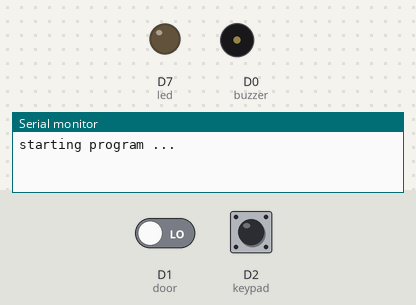
This sketch was run on a simulated Particle Photon. Parts: output pins drawn as LEDs (lit = HIGH), buzzer (waves = sounding, pin HIGH), the last lines printed to the serial monitor. Inputs (shaded band) come from the test bench; at power-on: D2 (keypad) LOW, D1 (door) LOW.

Above: at 1.2 s.
1.3 s: D2 (keypad) pulled HIGH for 0.15 s
2.9 s: D2 (keypad) pulsed HIGH 5 times (0.12 s each, 0.3 s apart)
5.9 s: D1 (door) driven HIGH
At 7.3 s:
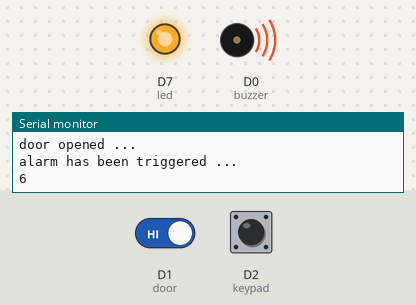
8.9 s: D2 (keypad) pulsed HIGH 2 times (0.12 s each, 0.3 s apart)
Timing chart, 0 to 11.9 s (numbered marks = the images above; inputs shaded):
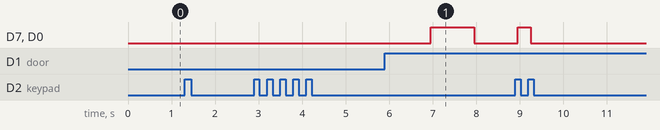

The sketch:

Firmware_v1.ino
```cpp
/*
 * Project Firmware_v1
 * Description:
 * Author:
 * Date:
 */

//How long to check for whether the button is debounced
const int DEBOUNCE_WAIT = 50;
//How often to check the button status
const int POLL_TIME = 10;
//Time to pulse before alarm sounds
const int ALARM_POLL_TIME = 1000;
//Time before alarm sounds
const int ALARM_DELAY = 6000;

//Pin definitions
int buzzer = D0;
int door = D1;
int keypad = D2;
int led = D7;

//PIN fields
int pin_value[4] = {1,1,1,1};
int pin_buffer[4] = {0,0,0,0};
int pos = 0;

//State fields
enum states {
  NORMAL,
  ALARM_SET,
  ALARM_TRIGGERED,
  ALARM_ON
} currentState;

enum events {
  KEY_PRESSED,
  DOOR_OPENED,
  ALARM
};

//Timer routines
Timer door_timer(POLL_TIME, door_opened);
Timer keypad_timer(POLL_TIME, key_pressed);
Timer alarm_timer(ALARM_POLL_TIME, alarm_ctrl);

int lastDoorValue = 0;
bool doorOpened = false;
int lastKeyValue = 0;
bool keyPressed = false;

int alarm_count = ALARM_DELAY / ALARM_POLL_TIME;
bool alarmTimeUp = false;

void change_state(events e, int data);

// setup() runs once, when the device is first turned on.
void setup() {
  // Put initialization like pinMode and begin functions here.
  Serial.begin();
  Serial.println("starting program ...");

  door_timer.start();
  keypad_timer.start();

  pinMode(buzzer, OUTPUT);
  pinMode(door, INPUT);
  pinMode(keypad, INPUT);
  pinMode(led, OUTPUT);

  digitalWrite(buzzer, LOW);
  digitalWrite(led, LOW);

  currentState = NORMAL;
}

// loop() runs over and over again, as quickly as it can execute.
void loop() {
  // The core of your code http://forum.arduino.cc/index.php?topic=41954.0will likely live here.
  if(keyPressed) {
    change_state(KEY_PRESSED, 1);

    keyPressed = false;
  }
  if(doorOpened) {
    change_state(DOOR_OPENED, 0);

    doorOpened = false;
  }
  if(alarmTimeUp) {
    change_state(ALARM, 0);

    alarmTimeUp = false;
  }
}

void change_state(events e, int data) {
  switch(currentState) {
    case NORMAL:
      if(e == KEY_PRESSED) {
        enter_key(data);
        Serial.print("key ");
        Serial.print(data);
        Serial.println(" entered ...");

        if(is_pin_entered()) {
          currentState = ALARM_SET;
          Serial.println("alarm is set ...");
        }
      }
      break;
    case ALARM_SET:
      if(e == KEY_PRESSED) {
        enter_key(data);
        Serial.print("key ");
        Serial.print(data);
        Serial.println(" entered ...");

        if(is_pin_entered()) {
          currentState = NORMAL;
          Serial.println("back to normal ...");
        }
      }
      if(e == DOOR_OPENED) {
        Serial.println("door opened ...");

        alarm_timer.start();
        currentState = ALARM_TRIGGERED;
        Serial.println("alarm has been triggered ...");
      }
      break;
    case ALARM_TRIGGERED:
      if(e == KEY_PRESSED) {
        enter_key(data);
        Serial.print("key ");
        Serial.print(data);
        Serial.println(" entered ...");

        if(is_pin_entered()) {
          digitalWrite(led, LOW);
          digitalWrite(buzzer, LOW);
          alarm_timer.stop();
          currentState = NORMAL;
          Serial.println("back to normal ...");
        }
      }
      if(e == ALARM) {
        Serial.println("alarm sounding ...");

        digitalWrite(led, HIGH);
        digitalWrite(buzzer, HIGH);
        send_text();
        alarm_timer.stop();
        alarm_count = ALARM_DELAY / ALARM_POLL_TIME;
        currentState = ALARM_ON;
      }
      break;
    case ALARM_ON:
      if(e == KEY_PRESSED) {
        enter_key(data);
        Serial.print("key ");
        Serial.print(data);
        Serial.println(" entered ...");

        if(is_pin_entered()) {
          digitalWrite(led, LOW);
          digitalWrite(buzzer, LOW);
          currentState = NORMAL;
          Serial.println("back to normal ...");
        }
      }
      break;
    default:
      break;
  }
}

void send_text() {
  Serial.println("sending alert text ...");
  String data = String(10);
  Particle.publish("alarm_text", data, PRIVATE);
}

void enter_key(int value) {
  pin_buffer[pos] = value;
  pos++;

  if(pos == 4) {
    pos = 0;
  }
}

bool is_pin_entered() {
  for(int i=0;i<4;i++) {
    if(pin_buffer[i] != pin_value[i]) {
      return false;
    }
  }

  for(int i=0;i<4;i++) {
    pin_buffer[i] = 0;
  }
  return true;
}

void key_pressed() {
  static int count = 0;

  int keyValue = digitalRead(keypad);

  if(count > 0) {
    if(lastKeyValue == keyValue) {
      count--;
    }
    else {
      count = DEBOUNCE_WAIT / POLL_TIME;
    }

    if(count == 0) {
      keyPressed = true;
    }
  }
  else if(keyValue > lastKeyValue) {
    count = DEBOUNCE_WAIT / POLL_TIME;
  }

  lastKeyValue = keyValue;
}

void door_opened() {
  static int count = 0;

  int doorValue = digitalRead(door);

  if(count > 0) {
    if(lastDoorValue == doorValue) {
      count--;
    }
    else {
      count = DEBOUNCE_WAIT / POLL_TIME;
    }

    if(count == 0) {
      doorOpened = true;
    }
  }
  else if(doorValue > lastDoorValue) {
    count = DEBOUNCE_WAIT / POLL_TIME;
  }

  lastDoorValue = doorValue;
}

void alarm_ctrl() {
  digitalWrite(led, !digitalRead(led));
  digitalWrite(buzzer, !digitalRead(buzzer));

  if(alarm_count == 0) {
    alarmTimeUp = true;
  }
  if(alarm_count > 0) {
    Serial.println(alarm_count);
    alarm_count--;
  }
}
```

Measured:
- after the input at 5.9 s, D7 (led), D0 (buzzer): LOW → HIGH after 1.1 s, → LOW 1.0 s later
